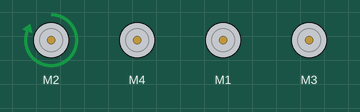
The sketch below on a simulated Arduino Uno, built with avr-gcc and run on an emulated ATmega328P. Shown: 4 × DC motor (green arrow = forward, orange = backward, longer = faster).

Above: at 0.15 s.
At 1.45 s:
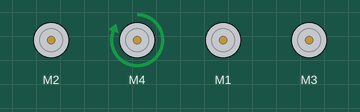
At 4.7 s:
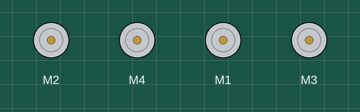
Timing chart, 0 to 6.0 s (numbered marks = the images above):
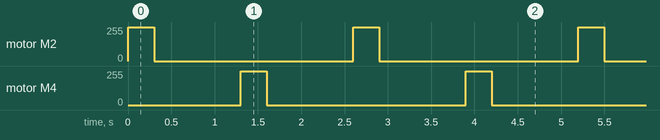

Measured:
- by itself, motor M2, motor M4: alternates forward 255/255 for 0.30 s and stopped for 2.3 s

The sketch:

RoboRaptor_walk.ino
```cpp
// Robo-Raptor walk to walk via motors 2 and 4

#include <AFMotor.h>
// motorw is motor wiggle, head and tail move together
AF_DCMotor motorr(2, MOTOR12_64KHZ); // create motor #1, 64KHz pwm
AF_DCMotor motorl(4, MOTOR12_64KHZ); // create motor #1, 64KHz pwm
AF_DCMotor motorw(1, MOTOR12_64KHZ); // create motor #1, 64KHz pwm
AF_DCMotor motorh(3, MOTOR12_64KHZ); // create motor #1, 64KHz pwm

void setup() {
  motorr.setSpeed(255);     // set the speed to 200/255
  motorl.setSpeed(255);     // set the speed to 200/255
  motorw.setSpeed(255);     // set the speed to 200/255
  motorh.setSpeed(255);     // set the speed to 200/255
}

void loop() {
  motorr.run(FORWARD);      // right foot forward
  delay(300);

  // pause
  motorr.run(RELEASE);      // stopped
  delay(1000);

  motorl.run(FORWARD);     // move left foot forward
  delay(300);

  // pause
  motorl.run(RELEASE);      // stopped
  delay(1000);
}
```
